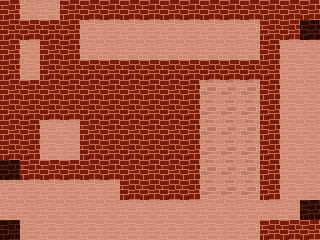

This game map was drawn from its Tiled (.tmx) file and the tilesets committed beside it. A one-line description and the full map source follow:
An orthogonal 16x12 tile map with 20x20 px tiles, 2 tile layers (BACKGROUND, FOREGROUND).

<map version="1.0" tiledversion="1.0.3" orientation="orthogonal" renderorder="right-down" width="16" height="12" tilewidth="20" tileheight="20" nextobjectid="1">
 <tileset firstgid="1" source="tile-castle.tsx" />
 <layer name="BACKGROUND" width="16" height="12">
  <data encoding="csv">
17,17,17,17,17,17,17,17,17,17,17,17,17,17,17,17,
17,17,17,17,17,17,17,17,17,17,17,17,17,17,17,17,
17,17,17,17,17,17,17,17,17,17,17,17,17,17,17,17,
17,17,17,17,17,17,17,17,17,17,17,17,17,17,17,17,
17,17,17,17,17,17,17,17,17,17,17,17,17,17,17,17,
17,17,17,17,17,17,17,17,17,17,17,17,17,17,17,17,
17,17,17,17,17,17,17,17,17,17,17,17,17,17,17,17,
17,17,17,17,17,17,17,17,17,17,17,17,17,17,17,17,
17,17,17,17,17,17,17,17,17,17,17,17,17,17,17,17,
17,17,17,17,17,17,17,17,17,17,17,17,17,17,17,17,
17,17,17,17,17,17,17,17,17,17,17,17,17,17,17,17,
17,17,17,17,17,17,17,17,17,17,17,17,17,17,17,17
</data>
 </layer>
 <layer name="FOREGROUND" width="16" height="12">
  <data encoding="csv">
1,0,0,1,1,1,1,1,1,1,1,1,1,1,1,1,
1,1,1,1,0,0,0,0,0,0,0,0,0,1,1,19,
1,0,1,1,0,0,0,0,0,0,0,0,0,1,0,0,
1,0,1,1,1,1,1,1,1,1,1,1,1,1,0,0,
1,1,1,1,1,1,1,1,1,1,18,18,18,1,0,0,
1,1,1,1,1,1,1,1,1,1,18,18,18,1,0,0,
1,1,0,0,1,1,1,1,1,1,18,18,18,1,0,0,
1,1,0,0,1,1,1,1,1,1,18,18,18,1,0,0,
19,1,1,1,1,1,1,1,1,1,18,18,18,1,0,0,
0,0,0,0,0,0,1,1,1,1,18,18,18,1,0,0,
0,0,0,0,0,0,0,0,0,0,0,0,0,0,0,19,
19,0,0,0,0,0,0,0,0,0,0,0,0,1,1,1
</data>
 </layer>
</map>
